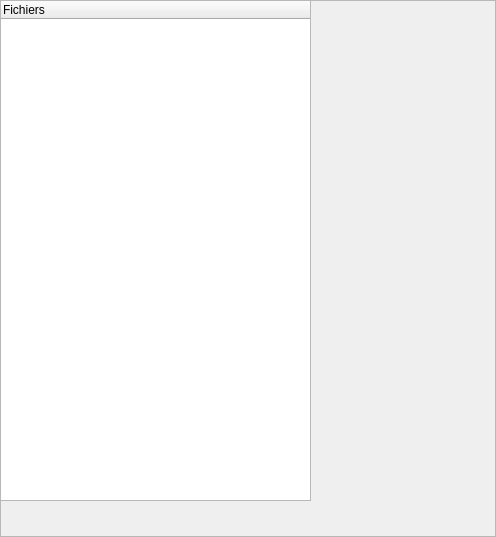
<?xml version="1.0" encoding="UTF-8"?>
<ui version="4.0">
 <class>FileFrame</class>
 <widget class="QFrame" name="FileFrame">
  <property name="geometry">
   <rect>
    <x>0</x>
    <y>0</y>
    <width>496</width>
    <height>537</height>
   </rect>
  </property>
  <property name="windowTitle">
   <string>Frame</string>
  </property>
  <property name="frameShape">
   <enum>QFrame::StyledPanel</enum>
  </property>
  <property name="frameShadow">
   <enum>QFrame::Raised</enum>
  </property>
  <widget class="QWidget" name="horizontalLayoutWidget_2">
   <property name="geometry">
    <rect>
     <x>0</x>
     <y>0</y>
     <width>311</width>
     <height>501</height>
    </rect>
   </property>
   <layout class="QGridLayout" name="mainLayout">
    <item row="0" column="1">
     <layout class="QGridLayout" name="userLayout"/>
    </item>
    <item row="0" column="0">
     <widget class="QTreeWidget" name="treeWidget">
      <column>
       <property name="text">
        <string>Fichiers</string>
       </property>
      </column>
     </widget>
    </item>
   </layout>
  </widget>
 </widget>
 <resources/>
 <connections/>
</ui>
